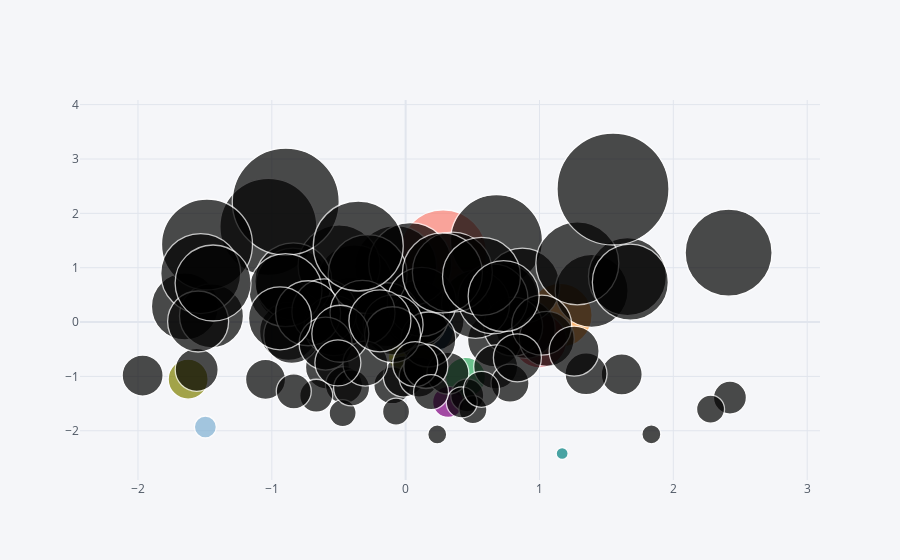

Notebook code for this chart:
### Code cell
df.iplot(kind='bubble',x='AA',y='BB',size='BB')
